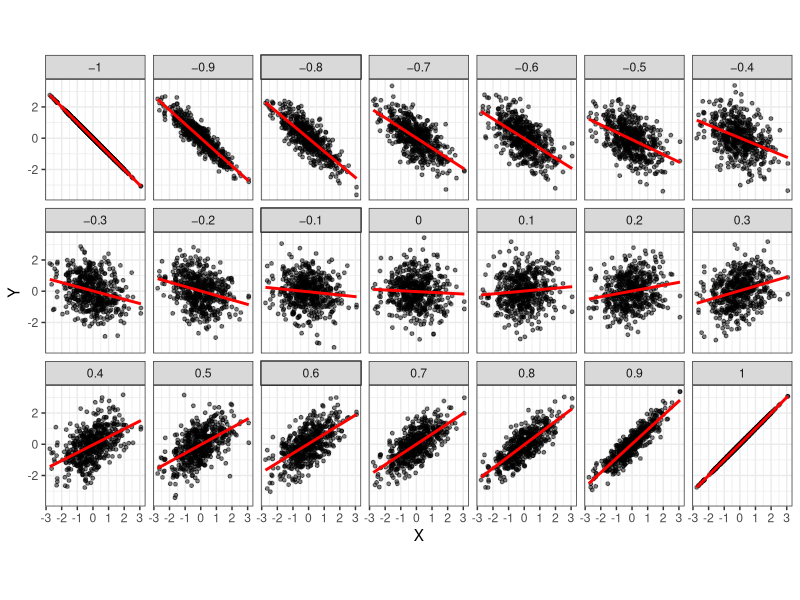
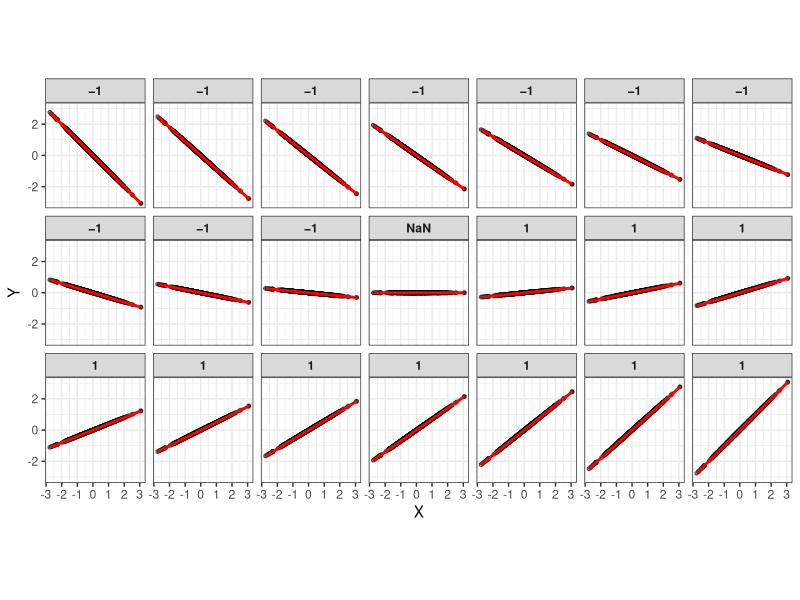
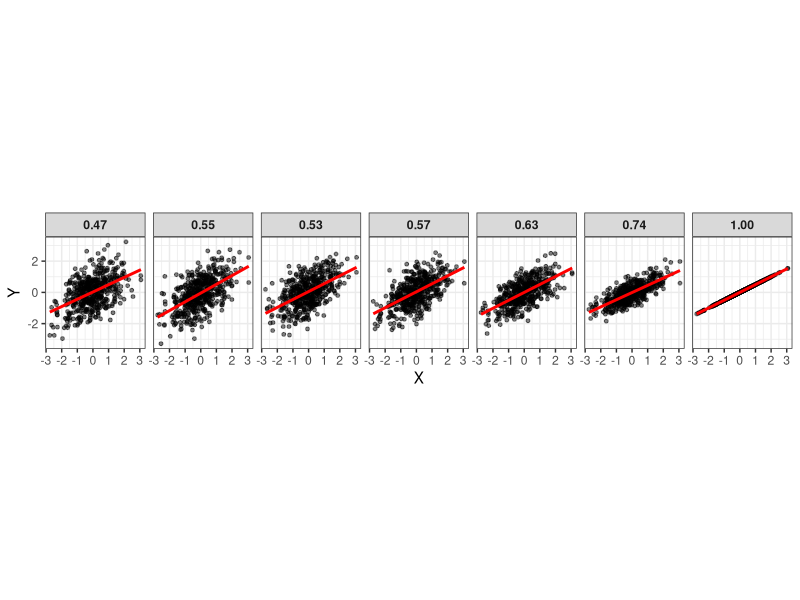

Write the R code that produced these figures, in order.
library(tidyverse)
theme_set(theme_bw())

# n <- 1000
# set.seed(616)
# tibble(
#   x = rnorm(n),
#   y = rnorm(n),
#   cor_0 = y,
#   cor_m1 = -x,
#   cor_m09 = -.9 * sd(y) / sd(x) * x + y,
#   cor_m08 = -.8 * sd(y) / sd(x)  * x + y,
#   cor_m07 = -.7 * sd(y) / sd(x) * x + y,
#   cor_m06 = -.6 * sd(y) / sd(x) * x + y,
#   cor_m05 = -.5 * sd(y) / sd(x) * x + y,
#   cor_m04 = -.4 * sd(y) / sd(x) * x + y,
#   cor_m03 = -.3 * sd(y) / sd(x) * x + y,
#   cor_m02 = -.2 * sd(y) / sd(x) * x + y,
#   cor_m01 = -.1 * sd(y) / sd(x) * x + y,
#   cor_p01 = .1 * sd(y) / sd(x) * x + y,
#   cor_p02 = .2 * sd(y) / sd(x) * x + y,
#   cor_p03 = .3 * sd(y) / sd(x) * x + y,
#   cor_p04 = .4 * sd(y) / sd(x) * x + y,
#   cor_p05 = .5 * sd(y) / sd(x) * x + y,
#   cor_p06 = .6 * sd(y) / sd(x) * x + y,
#   cor_p07 = .7 * sd(y) / sd(x) * x + y,
#   cor_p08 = .8 * sd(y) / sd(x) * x + y,
#   cor_p09 = .9 * sd(y) / sd(x) * x + y,
#   cor_p1 = x,
#   cor2_m1 = -x,
#   cor2_m09 = -.9 * x,
#   cor2_m08 = -.8 * x,
#   cor2_m07 = -.7 * x,
#   cor2_m06 = -.6 * x,
#   cor2_m05 = -.5 * x,
#   cor2_m04 = -.4 * x,
#   cor2_m03 = -.3 * x,
#   cor2_m02 = -.2 * x,
#   cor2_m01 = -.1 * x,
#   cor2_0 = 0,
#   cor2_p01 = .1 * x,
#   cor2_p02 = .2 * x,
#   cor2_p03 = .3 * x,
#   cor2_p04 = .4 * x,
#   cor2_p05 = .5 * x,
#   cor2_p06 = .6 * x,
#   cor2_p07 = .7 * x,
#   cor2_p08 = .8 * x,
#   cor2_p09 = .9 * x,
#   cor2_p1 = x,
# ) %>% 
#   pivot_longer(cols = -c(x, y)) %>%
#   # summarise(cor = cor(x, value),
#   #           sd = sd(value),
#   #           .by = name) %>% View()
#   ggplot(aes(x, value)) +
#   geom_point(alpha = .5) +
#   geom_smooth(se = FALSE, method = "lm") +
#   facet_wrap(~ name, nrow = 2, scales = "fixed") +
#   coord_fixed()

# tibble(
#   x = rnorm(n),
#   y = r * x + rnorm(n, sd = sqrt(1 - r^2))
# ) %>% 
#   ggplot(aes(x, y)) +
#   geom_point(size = .5) +
#   geom_smooth(method = "lm", se = FALSE, color = "gray70") +
#   geom_label(aes(label = paste0(cor(x, y))),
#              x = 0, y = 0)




set.seed(2525)
n <- 500
cors <- seq(-1, 1, by = .1)
cors_tibble <- tibble(x = rnorm(n))

for (cor in cors) {
  cors_tibble[[paste0(cor, "_1")]] <- cor * cors_tibble$x + rnorm(n, sd = sqrt(1 - cor^2))
  cors_tibble[[paste0(cor, "_2")]] <- cor * cors_tibble$x
  cors_tibble[[paste0(cor, "_3")]] <- 0.5 * cors_tibble$x + rnorm(n, sd = sqrt(1 - cor^2))
}

cors_tibble %>% 
  pivot_longer(cols = -x) %>% 
  filter(str_detect(name, "_1$")) %>% 
  mutate(name = str_remove(name, "_1$") %>% 
           str_replace("-", "−") %>% 
           factor(
             levels = rep(seq(-1, 1, by = .1)) %>% str_replace("-", "−")
           )
         ) %>% 
  # mutate(row = ifelse(str_detect(name, "-0\\.[9876]|-1_"), "1", 
  #                     ifelse(str_detect(name, "-0\\.[54321]"), "2",
  #                            ifelse(str_detect(name, "0\\.[12345]"), "4",
  #                                   ifelse(str_detect(name, "0\\.[6789]|1_"), "5", "3"))))) %>% 
  # mutate(name = factor(name, 
  #                      ordered = TRUE, 
  #                      levels = paste0(rep(seq(-1, 1, by = .1), times = 2),
  #                                      rep(c("_1", "_2"), each = 21)
  #                                     )
  #                      )
  #        ) %>% 
  ggplot(aes(x, value)) +
  geom_point(size = 1,
             shape = 21,
             fill = "black",
             alpha = .5) +
  geom_smooth(method = "lm", 
              se = FALSE, 
              color = "red",
              linewidth = 1) +
  facet_wrap( ~ name, ncol = 7) +
  coord_fixed(ratio = 1) +
  labs(x = "X", y = "Y")



cors_tibble %>% 
  pivot_longer(cols = -x) %>% 
  filter(str_detect(name, "_2$")) %>% 
  mutate(name = str_remove(name, "_2$") %>% 
           factor(
             levels = rep(seq(-1, 1, by = .1))
           )
  ) %>% 
  ggplot(aes(x, value)) +
  geom_point(size = 1,
             shape = 21,
             fill = "black",
             alpha = .5) +
  geom_smooth(method = "lm", 
              se = FALSE, 
              color = "red",
              linewidth = 1) +
  facet_wrap( ~ name, ncol = 7,
              labeller = labeller(
                name = c(
                  `-1` = "−1",
                  `-0.9` = "−1",
                  `-0.8` = "−1",
                  `-0.7` = "−1",
                  `-0.6` = "−1",
                  `-0.5` = "−1",
                  `-0.4` = "−1",
                  `-0.3` = "−1",
                  `-0.2` = "−1",
                  `-0.1` = "−1",
                  `0` = "NaN",
                  `0.1` = "1",
                  `0.2` = "1",
                  `0.3` = "1",
                  `0.4` = "1",
                  `0.5` = "1",
                  `0.6` = "1",
                  `0.7` = "1",
                  `0.8` = "1",
                  `0.9` = "1",
                  `1` = "1"
                )
              )) +
  coord_fixed(ratio = 1) +
  labs(x = "X", y = "Y") +
  theme(strip.text = element_text(face = "bold"))




cors_tibble %>% 
  pivot_longer(cols = -x) %>% 
  filter(str_detect(name, "_3$")) %>% 
  mutate(name = str_remove(name, "_3$") %>% 
           as.numeric() %>% 
           factor(
             levels = rep(seq(-1, 1, by = .1))
           )
  ) %>% 
  filter(name %in% seq(.4, 1, by = .1)) %>% 
  summarise(cor = cor(x, value),
            .by = name) -> cor_same_slope
lbls <- cor_same_slope$cor
names(lbls) <- cor_same_slope$name

cors_tibble %>% 
  pivot_longer(cols = -x) %>% 
  filter(str_detect(name, "_3$")) %>% 
  mutate(name = str_remove(name, "_3$") %>% 
           as.numeric() %>% 
           factor(
             levels = rep(seq(-1, 1, by = .1))
           )
  ) %>% 
  filter(name %in% seq(.4, 1, by = .1)) %>% 
  ggplot(aes(x, value)) +
  geom_point(size = 1,
             shape = 21,
             fill = "black",
             alpha = .5) +
  geom_smooth(method = "lm", 
              se = FALSE, 
              color = "red",
              linewidth = 1) +
  facet_wrap( ~ name, ncol = 7,
              labeller = labeller(
                name = c(
                  `0.4` = "0.47",
                  `0.5` = "0.55",
                  `0.6` = "0.53",
                  `0.7` = "0.57",
                  `0.8` = "0.63",
                  `0.9` = "0.74",
                  `1` = "1.00"
                  )
                )
              ) +
  coord_fixed(ratio = 1) +
  labs(x = "X", y = "Y") +
  theme(strip.text = element_text(face = "bold"))
